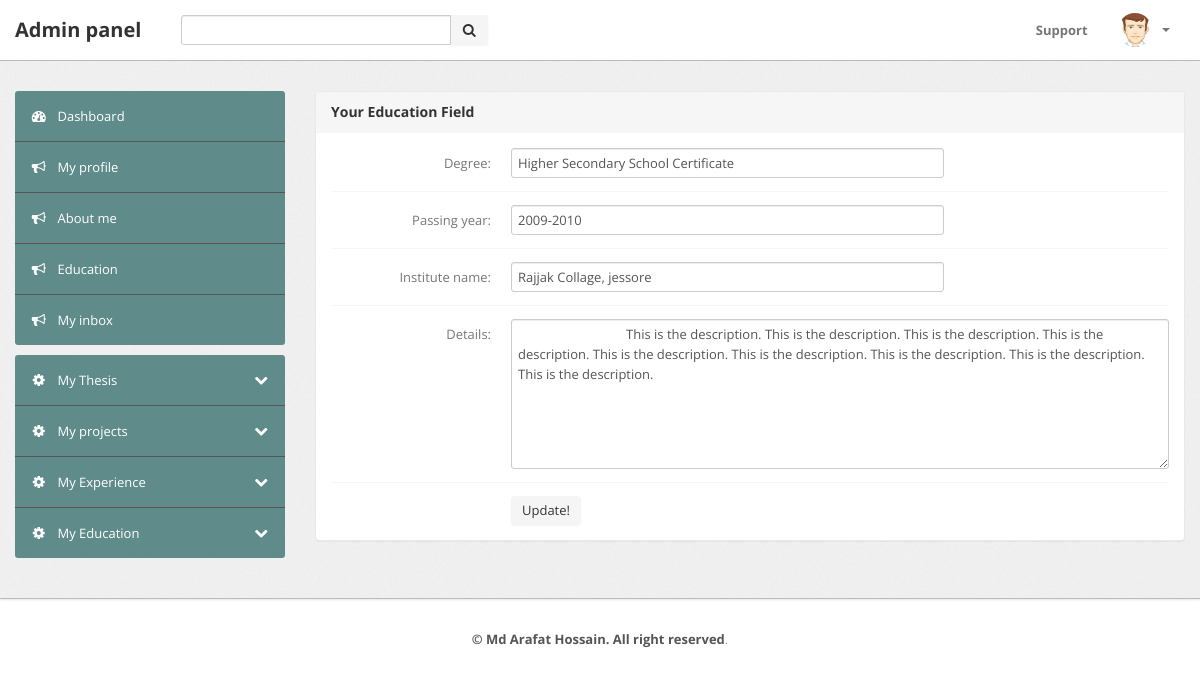
The app's page /website/admin/editeducation.php?editId=2 (signed in) with its own data.
### tables this page shows
CREATE TABLE `education` (
  `id` int(11) NOT NULL,
  `degree_name` varchar(255) NOT NULL,
  `pass_year` varchar(16) NOT NULL,
  `institution` varchar(255) NOT NULL,
  `description` text NOT NULL
);

### website/admin/lib/Database.php (called while the page is built, shortened)
<?php
Class Database{
	public $host   = DB_HOST;
	public $user   = DB_USER;
	public $pass   = DB_PASS;
	public $dbname = DB_NAME;
	public $link;
	private function connectDB(){
	$this->link = new mysqli($this->host, $this->user, $this->pass, $this->dbname);
 }
	public function select($query){
		$result = $this->link->query($query) or die($this->link->error.__LINE__);
		if($result->num_rows > 0){
			return $result;
		} else {
			return false;
		}
	}
}

### website/admin/editeducation.php (the view, shortened to what this page needs)
<?php include 'inc/header.php'; ?>
<?php include 'inc/sidebar.php'; ?>
<?php
    if(!isset($_GET['editId']) || $_GET['editId']==NULL){
        header("Location:listeducation.php");
    }else{
        $editId = $_GET['editId'];
    }
?>
    <div class="span9">
        <div class="content">
        <div class="module">
            <div class="module-head">
                <h3>Your Education Field</h3>
            </div>
            <div class="module-body">
            <?php
                $querySelect = "SELECT * FROM education WHERE id='$editId'";
                $data = $db->select($querySelect);
                if($data){
                    while($result = $data->fetch_assoc()){
            ?>
                <form class="form-horizontal row-fluid" action="" method="post">
                    <div class="control-group">
                        <label class="control-label" for="basicinput">Degree: </label>
                        <div class="controls">
                            <input type="text" id="degree" name="degree_name" value="<?php echo $result['degree_name']; ?>" class="span8">
                        </div>
                    </div>
                    <div class="control-group">
                        <label class="control-label" for="basicinput">Passing year: </label>
                        <div class="controls">
                            <input type="text" id="year" name="pass_year" value="<?php echo $result['pass_year']; ?>" class="span8">
                        </div>
                    </div>
                    <div class="control-group">
                        <label class="control-label" for="basicinput">Institute name: </label>
                        <div class="controls">
                            <input type="text" id="name" name="institution" value="<?php echo $result['institution']; ?>" class="span8">
                        </div>
                    </div>
                    <div class="control-group">
                        <label class="control-label" for="basicinput">Details: </label>
                        <div class="controls">
                            <textarea class="span12" rows="7" name="description">
                                <?php echo $result['description']; ?>
                            </textarea>
                        </div>
                    </div>
                    <div class="control-group">
                        <div class="controls">
                            <button type="submit" name="submit" class="btn">Update!</button>
                        </div>
                    </div>
                </form>
            <?php } } ?>
            </div>
        </div>
        </div>
    </div>
<?php include 'inc/footer.php'; ?>

### website/admin/css/theme.css (style rules this page uses)
body { font-size: 13px; font-family: 'Open Sans', Arial, sans-serif; background: #fff; color: #777 }
h1, h2, h3, h4, h5, h6 { color: #333; margin-top: 0 }
h3 { font-size: 20px }
form { margin: 0 }
select, textarea, input[type="text"], input[type="password"], input[type="datetime"], input[type="datetime-local"], input[type="date"], input[type="month"], input[type="time"], input[type="week"], input[type="number"], input[type="email"], input[type="url"], input[type="search"], input[type="tel"], input[type="color"], .uneditable-input, label, input, button, select, textarea { -webkit-border-radius: 3px; -moz-border-radius: 3px; border-radius: 3px; font-size: 13px; font-family: 'Open Sans', Tahoma, Arial, sans-serif }
.module { background: #fff; -webkit-border-radius: 3px; -moz-border-radius: 3px; border-radius: 3px; border: 1px solid #ccc; border-bottom-color: #bbb; -webkit-box-shadow: 0 0 1px rgba(0,0,0,0.2); -moz-box-shadow: 0 0 1px rgba(0,0,0,0.2); box-shadow: 0 0 1px rgba(0,0,0,0.2); margin-bottom: 30px }
.form-horizontal .control-group, .form-vertical .control-group { margin-bottom: 0 }
.form-horizontal .control-group+.control-group, .form-vertical .control-group+.control-group { margin-top: 13px; padding-top: 13px; border-top: 1px solid #f5f5f5 }
.btn, .btn-box { -webkit-border-radius: 3px; -moz-border-radius: 3px; border-radius: 3px }
.btn { font-size: 13px; font-weight: 600 }
.btn { display: inline-block; margin-bottom: 0; font-weight: 400; text-align: center; vertical-align: middle; cursor: pointer; background-image: none; border: 1px solid transparent; white-space: nowrap; padding: 4px 10px; font-size: 13px; line-height: 1.42857; border-radius: 4px; -webkit-user-select: none; -moz-user-select: none; -ms-user-select: none; user-select: none }
.module { box-shadow: 0 0 3px rgba(0,0,0,.1); border-color: #e9e9e9; margin-bottom: 20px; background-color: #fff; border-radius: 4px; -webkit-box-shadow: 0 1px 1px rgba(0,0,0,.05); box-shadow: 0 1px 1px rgba(0,0,0,.05); }
.module-head { color: #767676; background-color: #f6f6f6; border-color: #e9e9e9; padding: 10px 15px; border-bottom: 1px solid transparent; border-top-right-radius: 3px; border-top-left-radius: 3px; }
.module-head h3 { font-size: 14px; line-height: 20px; height: 20px; margin: 0 }
.module-body { padding: 15px }

### records on screen
education: degree_name "Higher Secondary School Certificate", pass_year "2009-2010", institution "Rajjak Collage, jessore", description "This is the description. This is the description. This is the description. This is the description. This is the description. This is the description. This is the description. This is the description. This is the description."
